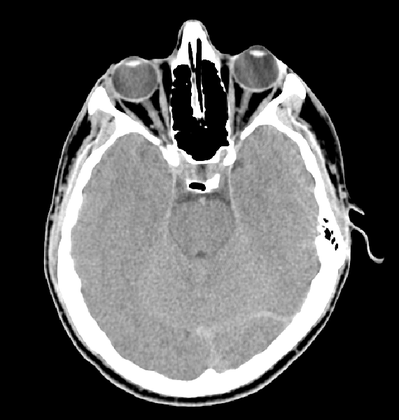
%> input picture Image Processing_Matlab/Fig(Smooth).tif, 399 x 420 px, shrunk from 570 x 600 before the run
$ octave image_sharpening.m   (GNU Octave 9; MATLAB toolbox functions it lacks are replaced by stand-ins)
%> lines starting %> are read from the running program, lines starting %| are printed output that depends on the picture
%Input Image
A=imread('Fig(smooth).tif');
%> A is the input picture: size 420x399 uint8; min 0, max 255, mean 84.7
figure;
subplot(1,3,1);
image(A);title('Input image');
%Preallocate the matrices with zeros
I1=A;
I=zeros(size(A));
%I2=zeros(size(A));

%Filter Masks
F1=[0 1 0;1 -4 1; 0 1 0];
F2=[1 1 1;1 -8 1; 1 1 1];

%Padarray with zeros
A=padarray(A,[1,1]);
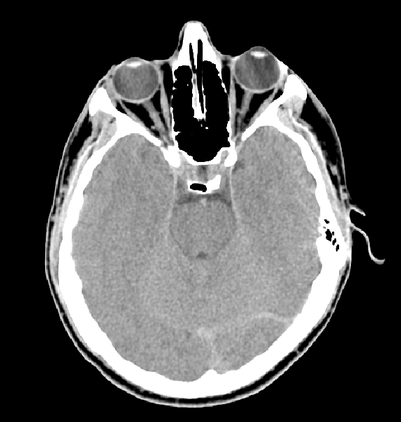
%> A: size 422x401 uint8; min 0, max 255, mean 83.9
A=double(A);
%> A: size 422x401 double

%Implementation of the equation in Fig.D
for i=1:size(A,1)-2
    for j=1:size(A,2)-2

        I(i,j)=sum(sum(F2.*A(i:i+2,j:j+2)));

    end
end
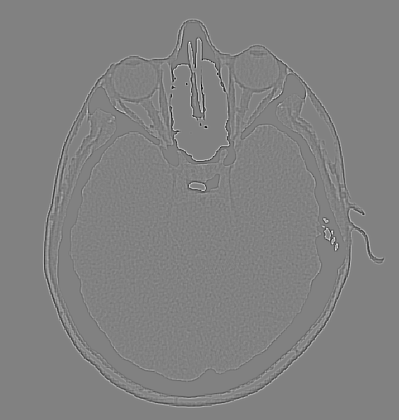
%> I: size 420x399 double; min -1324, max 1278, mean 0; drawn with min black and max white

I=uint8(I);
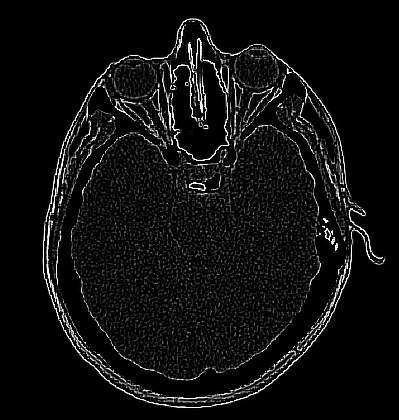
%> I: size 420x399 uint8; min 0, max 255, mean 14.4
subplot(1,3,2),image(I),colormap(gray(256));title('Filtered image');

%Sharpenend Image
B=I1-I;
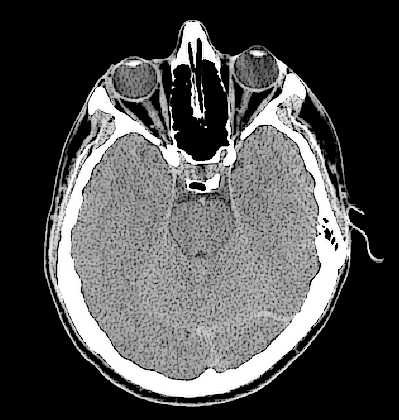
%> B: size 420x399 uint8; min 0, max 255, mean 77
subplot(1,3,3);image(B);colormap(gray(256));title('Sharpened image');

$ run again, with Image Processing_Matlab/Fig(bitplane).tif copied over Image Processing_Matlab/Fig(Smooth).tif
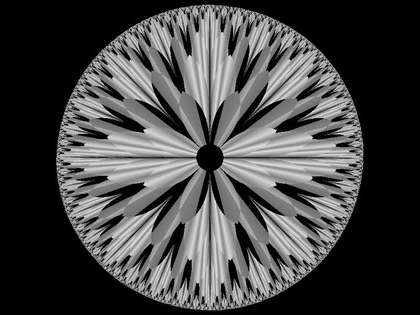
%> input picture Image Processing_Matlab/Fig(bitplane).tif, 420 x 315 px, shrunk from 800 x 600 before the run
%> A is the input picture: size 315x420 uint8; min 0, max 237, mean 67.9
%> after the loop `for i=1:size(A,1)-2`:
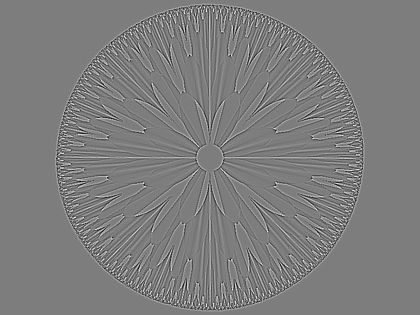
%> I: size 315x420 double; min -945, max 973, mean 0; drawn with min black and max white
%> `B=I1-I;`:
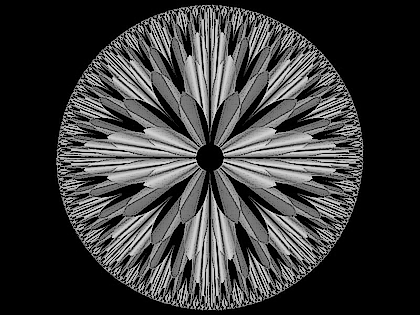
%> B: size 315x420 uint8; min 0, max 237, mean 56.9
